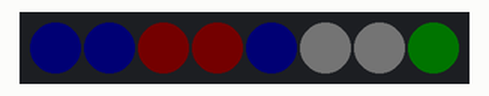
Recording of a sketch running on a simulated Arduino Uno, built with avr-gcc and run on an emulated ATmega328P. On the bench: 8 RGB LEDs in strip order, left to right. Dim RGB values are drawn brighter than linear.

Above: at 0.15 s.
At 39.75 s:
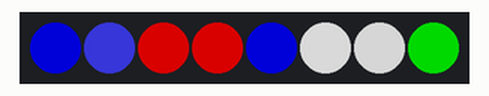
Timing chart, 0 to 40.0 s (numbered marks = the images above):
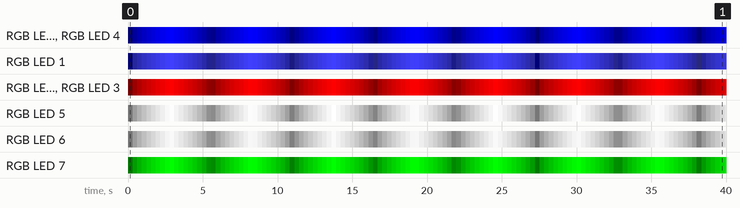

The sketch:

BB8Colors.ino
```cpp
#include <Adafruit_DotStar.h>

#define STRAND_LENGTH 8
Adafruit_DotStar strip = Adafruit_DotStar(STRAND_LENGTH, 11, 14, DOTSTAR_BGR);
byte brightness = 0;
boolean isGettingBrighter = true;

void setup() {
  strip.begin();
  strip.show();

  strip.setPixelColor(0, 0x0000FF);
  strip.setPixelColor(1, 0x4040FF);
  strip.setPixelColor(2, 0xFF0000);
  strip.setPixelColor(3, 0xFF0000);
  strip.setPixelColor(4, 0x0000FF);
  strip.setPixelColor(5, 0xFFFFFF);
  strip.setPixelColor(6, 0xF0F0F0);
  strip.setPixelColor(7, 0x00FF00);
  strip.setBrightness(brightness);
  strip.show();
}

void loop() {
  if (brightness == 0) {
    isGettingBrighter = true;
  }
  else if (brightness == 255) {
    isGettingBrighter = false;
  }
  if (isGettingBrighter) {
    brightness++;
  }
  else {
    brightness--;
  }
  strip.setBrightness(brightness);
  strip.show();
  delay(10);
}
```

Measured:
- by itself, RGB LED 7: off → RGB(0, 1, 0) at 0.00 s, → RGB(0, 29, 0) 0.31 s later, → RGB(0, 58, 0) 0.31 s later, → RGB(0, 87, 0) 0.31 s later, … (130 changes in this stretch)
- by itself, RGB LED 1: off → RGB(0, 0, 1) at 0.00 s, → RGB(7, 7, 29) 0.31 s later, → RGB(14, 14, 58) 0.31 s later, → RGB(22, 22, 87) 0.31 s later, … (130 changes in this stretch)
